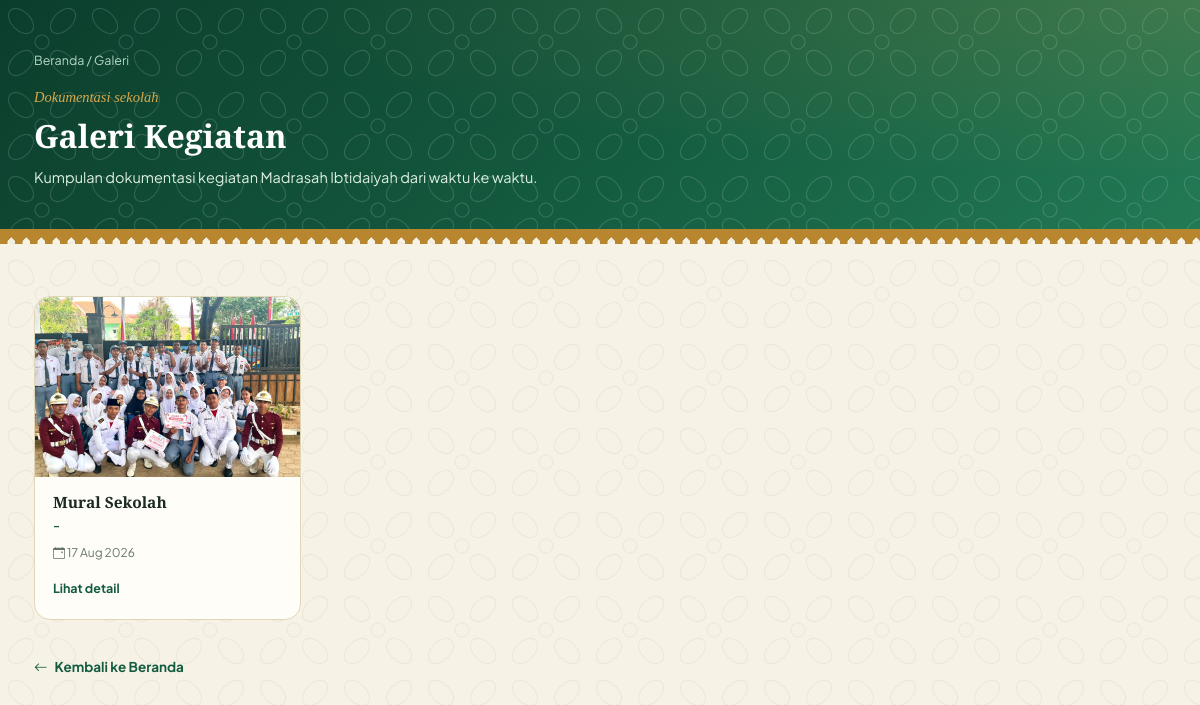
Page /index.php/galeri on the committed database.
### tables this page shows
CREATE TABLE `galeri` (
  `id_galeri` int NOT NULL,
  `judul_kegiatan` varchar(150) NOT NULL,
  `tanggal` date DEFAULT NULL,
  `lokasi` varchar(150) DEFAULT NULL,
  `deskripsi` text,
  `foto` varchar(255) DEFAULT NULL,
  `created_at` timestamp NULL DEFAULT CURRENT_TIMESTAMP
);

### application/controllers/Galeri.php (called while the page is built, shortened)
<?php
class Galeri extends CI_Controller {
    public function __construct(){
        $this->load->database();
    }
    public function index()
    {
        $galeri = $this->db->order_by('tanggal', 'DESC')->get('galeri')->result();
        $data = [
            'judul'  => 'Daftar Galeri Kegiatan',
            'galeri' => $galeri,
        ];
        $this->load->view('galeri', $data);
    }
}

### index.php (called while the page is built, shortened)
<?php
require_once BASEPATH.'core/CodeIgniter.php';

### application/views/galeri.php (the view, shortened to what this page needs)
<!DOCTYPE html>
<html lang="id">
<head>
<link rel="stylesheet" href="https://cdn.jsdelivr.net/npm/bootstrap-icons@1.11.3/font/bootstrap-icons.min.css">
</head>
<body>
<section class="page-hero">
  <div class="container">
    <div class="breadcrumb"><a href="<?= base_url() ?>">Beranda</a> / Galeri</div>
    <span class="kicker">Dokumentasi sekolah</span>
    <h1>Galeri Kegiatan</h1>
    <p>Kumpulan dokumentasi kegiatan <?= html_escape($kontak->nama_sekolah ?? 'Madrasah Ibtidaiyah') ?> dari waktu ke waktu.</p>
  </div>
</section>
<div class="tumpal"></div>
<section>
  <div class="container">
    <div class="guru-grid">
      <?php if (!empty($galeri)): ?>
        <?php foreach ($galeri as $gal): ?>
          <a href="<?= base_url('Galeri/detail/' . $gal->id_galeri) ?>" class="guru-card">
            <?php if (!empty($gal->foto) && file_exists('./upload/galeri/' . $gal->foto)): ?>
              <img class="thumb" src="<?= base_url('upload/galeri/' . $gal->foto) ?>" alt="<?= html_escape($gal->judul_kegiatan) ?>">
            <?php else: ?>
              <div class="thumb-placeholder"><i class="bi bi-images"></i></div>
            <?php endif; ?>
            <div class="body">
              <h3><?= html_escape($gal->judul_kegiatan) ?></h3>
              <div class="jabatan"><?= !empty($gal->lokasi) ? html_escape($gal->lokasi) : '-' ?></div>
              <div class="meta">
                <?php if (!empty($gal->tanggal)): ?><span><i class="bi bi-calendar-event"></i> <?= html_escape(date('d M Y', strtotime($gal->tanggal))) ?></span><?php endif; ?>
              </div>
              <span class="detail-link">Lihat detail</span>
            </div>
          </a>
        <?php endforeach; ?>
      <?php else: ?>
        <p class="empty-state">Belum ada data galeri kegiatan.</p>
      <?php endif; ?>
    </div>
    <a href="<?= base_url() ?>" class="back-link"><i class="bi bi-arrow-left"></i> Kembali ke Beranda</a>
  </div>
</section>
</body>
</html>

### application/views/galeri.php (style rules this page uses)
:root { --forest-deep:#0c3d2c; --forest:#145c40; --forest-mid:#227a54; --brass:#b8862f; --brass-light:#d9a94a; --clove:#7a4130; --ivory:#f6f2e5; --panel:#fffdf8; --ink:#1c2b22; --muted:#66756a; --line:#e2d6b8; --shadow:0 14px 34px rgba(12,61,44,.12); }
* { box-sizing:border-box;margin:0;padding:0; }
body { font-family:'Plus Jakarta Sans',ui-sans-serif,system-ui,sans-serif; color:var(--ink);background:var(--ivory);line-height:1.6;font-size:15.5px; }
h1,h2,h3 { font-family:'Spectral',Georgia,serif;color:var(--forest-deep);font-weight:600;line-height:1.2; }
img { max-width:100%;display:block; }
a { text-decoration:none;color:inherit; }
.container { max-width:1180px;margin:0 auto;padding:0 24px; }
.page-hero { position:relative;overflow:hidden;padding:50px 0 40px; }
.breadcrumb { color:#b6d8c4;font-size:12.5px;margin-bottom:16px; }
.kicker { font-family:'Spectral',Georgia,serif;font-style:italic;font-weight:500;color:var(--brass-light);font-size:14.5px;display:block;margin-bottom:8px; }
.page-hero h1 { color:#fff;font-size:32px;margin-bottom:10px; }
.page-hero p { color:#dcefe0;font-size:14.5px;max-width:600px; }
.tumpal { height:15px;width:100%; background: linear-gradient(-45deg, transparent 7.5px, var(--brass) 7.5px) 0 0/15px 15px repeat-x, linear-gradient(45deg, transparent 7.5px, var(--brass) 7.5px) 0 0/15px 15px repeat-x; background-position:0 0, 7.5px 0; }
section { padding:52px 0 70px; }
.guru-grid { display:grid;grid-template-columns:repeat(4,1fr);gap:22px; }
.guru-card { background:var(--panel);border:1px solid var(--line);border-radius:16px;overflow:hidden;transition:.25s ease; }
.guru-card .thumb { width:100%;height:180px;object-fit:cover; }
.guru-card .body { padding:16px 18px 20px; }
.guru-card h3 { font-size:15.5px;color:var(--ink);margin-bottom:4px; }
.guru-card .jabatan { font-size:12.5px;color:var(--forest);font-weight:600;margin-bottom:8px; }
.guru-card .meta { font-size:12px;color:var(--muted);display:flex;flex-direction:column;gap:3px;margin-bottom:12px; }
.guru-card .detail-link { display:inline-flex;align-items:center;gap:5px;font-size:12.5px;font-weight:700;color:var(--forest);border-bottom:1px solid transparent; }
.back-link { display:inline-flex;align-items:center;gap:7px;font-size:13.5px;font-weight:700;color:var(--forest);margin-top:36px;transition:.2s; }

### rows in the picture
galeri: foto (picture), judul_kegiatan "Mural Sekolah", tanggal "17 Aug 2026"

### other values in the picture
$kontak->nama_sekolah "Madrasah Ibtidaiyah"
